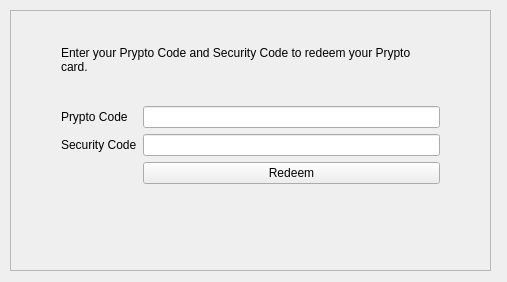
<?xml version="1.0" encoding="UTF-8"?>
<ui version="4.0">
 <class>PryptoPage</class>
 <widget class="QDialog" name="PryptoPage">
  <property name="geometry">
   <rect>
    <x>0</x>
    <y>0</y>
    <width>507</width>
    <height>282</height>
   </rect>
  </property>
  <property name="windowTitle">
   <string>Dialog</string>
  </property>
  <widget class="QFrame" name="frame">
   <property name="geometry">
    <rect>
     <x>10</x>
     <y>10</y>
     <width>481</width>
     <height>261</height>
    </rect>
   </property>
   <property name="frameShape">
    <enum>QFrame::StyledPanel</enum>
   </property>
   <property name="frameShadow">
    <enum>QFrame::Sunken</enum>
   </property>
   <layout class="QFormLayout" name="formLayout">
    <property name="leftMargin">
     <number>50</number>
    </property>
    <property name="rightMargin">
     <number>50</number>
    </property>
    <item row="0" column="0" colspan="2">
     <widget class="QLabel" name="lblHelp">
      <property name="minimumSize">
       <size>
        <width>0</width>
        <height>80</height>
       </size>
      </property>
      <property name="text">
       <string>Enter your Prypto Code and Security Code to redeem your Prypto card.</string>
      </property>
      <property name="textFormat">
       <enum>Qt::AutoText</enum>
      </property>
      <property name="alignment">
       <set>Qt::AlignLeading|Qt::AlignLeft|Qt::AlignVCenter</set>
      </property>
      <property name="wordWrap">
       <bool>true</bool>
      </property>
     </widget>
    </item>
    <item row="1" column="0">
     <widget class="QLabel" name="lblPryptoCode">
      <property name="text">
       <string>Prypto Code</string>
      </property>
     </widget>
    </item>
    <item row="1" column="1">
     <widget class="QLineEdit" name="txtPryptoCode"/>
    </item>
    <item row="2" column="0">
     <widget class="QLabel" name="lblSecurityCode">
      <property name="text">
       <string>Security Code</string>
      </property>
     </widget>
    </item>
    <item row="2" column="1">
     <widget class="QLineEdit" name="txtSecurityCode">
      <property name="inputMethodHints">
       <set>Qt::ImhDigitsOnly</set>
      </property>
     </widget>
    </item>
    <item row="4" column="1">
     <widget class="QPushButton" name="butRedeem">
      <property name="text">
       <string>Redeem</string>
      </property>
      <property name="icon">
       <iconset resource="../bitcoin.qrc">
        <normaloff>:/icons/res/icons/prypto.png</normaloff>:/icons/res/icons/prypto.png</iconset>
      </property>
      <property name="autoDefault">
       <bool>false</bool>
      </property>
     </widget>
    </item>
   </layout>
  </widget>
 </widget>
 <resources>
  <include location="../bitcoin.qrc"/>
 </resources>
 <connections/>
</ui>
